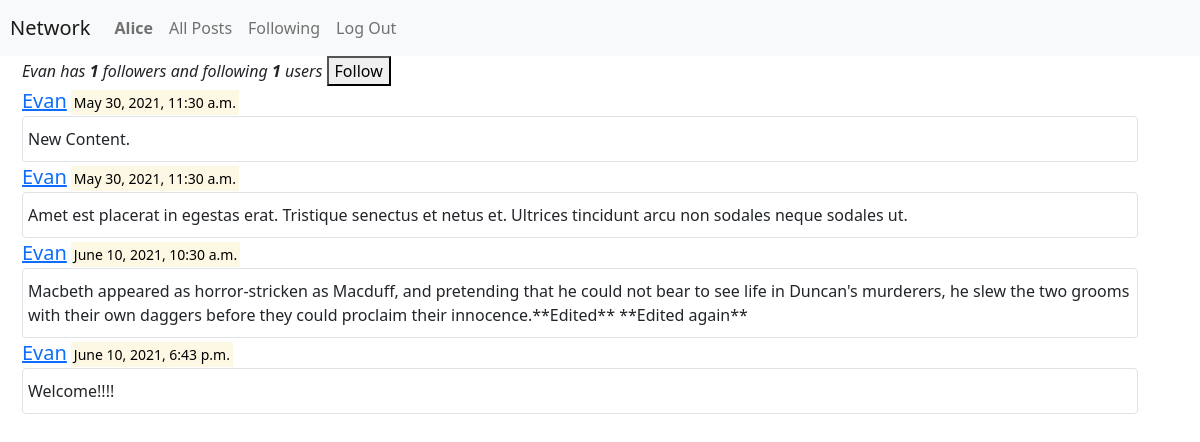
The app's page /profile/Evan (signed in) with its own data.
### network/models.py (models this page shows, shortened)
class User(AbstractUser):
    posts = models.ManyToManyField('Post',blank=True)
    follow = models.ManyToManyField('UserFollowing',blank=True)

class Post(models.Model):
    id = models.AutoField(primary_key=True)
    contents = models.TextField()
    created_by = models.ForeignKey(User, on_delete=models.CASCADE)
    created_at = models.DateTimeField(auto_now_add=True)
    likes = models.IntegerField(default=0)
    updated_at = models.DateTimeField(auto_now_add=True)
    deleted_at = models.DateTimeField(blank=True, null=True)

### network/views.py (the view)
def profile_view(request, profile_id):
    profile = User.objects.get(username=profile_id)
    following = len(profile.follow.all())
    followers = 0
    for u in User.objects.all():
        if u.follow.filter(following=profile):
            followers+=1
    if request.user.follow.filter(following=profile):
        button_state = False
    else:
        button_state = True
    return render(request, 'network/profile.html', {
        'profile': profile,
        'posts':profile.posts.all(),
        'following': following,
        'followers':followers,
        'is_following':button_state
    })

### network/templates/network/profile.html (shortened to what this page needs)
{% extends "network/layout.html" %}
{% load static %}
{% block body %}
    <div class="container">
        {% if user.is_authenticated %}
        <i>{{profile.username}} has <strong>{{followers}}</strong> followers</i>
        <i>and following <strong>{{following}}</strong> users</i>
        {% if is_following %}
            <button id="follow-btn" data-username="{{profile.username}}" data-toggle="tooltip">Follow</button>
        {% else %}
            <button id="follow-btn" data-username="{{profile.username}}" data-toggle="tooltip">Unfollow</button>
        {% endif %}
        {% for post in posts %}
            <div>
                <div class="post" data-postid="{{post.pk}}">
                    <a class="lead" href="{% url 'profile' profile_id=post.created_by.username %}">{{post.created_by.username}}</a>
                    <mark class="small">{{post.created_at}}</mark>
                    <div class='post-misc border rounded'>
                        <div class ='text-content' style="margin-left: 5px;margin-top: 10px; margin-bottom:10px;">{{post.contents}}</div>
                    </div>
                </div>
            </div>
        {% endfor %}
        {% endif %}
    </div>
{% endblock %}

### network/templates/network/layout.html (shortened to what this page needs)
{% load static %}
<!DOCTYPE html>
<html lang="en">
    <head>
        <link href="https://cdn.jsdelivr.net/npm/bootstrap@5.0.0-beta2/dist/css/bootstrap.min.css" rel="stylesheet">
        <link href="{% static 'network/styles.css' %}" rel="stylesheet">
    </head>
    <body>
        <nav class="navbar navbar-expand-lg navbar-light bg-light">
            <a class="navbar-brand" href="{% url 'all_posts' %}" style="margin-left: 10px;">Network</a>
            <div>
              <ul class="navbar-nav mr-auto">
                {% if user.is_authenticated %}
                    <li class="nav-item">
                        <a class="nav-link" href="{% url 'profile' profile_id=user.username %}"><strong>{{ user.username }}</strong></a>
                    </li>
                {% endif %}
                <li class="nav-item">
                  <a class="nav-link" href="{% url 'all_posts' %}">All Posts</a>
                </li>
                {% if user.is_authenticated %}
                    <li class="nav-item">
                        <a class="nav-link" href="{% url 'filtered_posts' profile_id=user.username %}">Following</a>
                    </li>
                    <li class="nav-item">
                        <a class="nav-link" href="{% url 'logout' %}">Log Out</a>
                    </li>
                {% endif %}
              </ul>
            </div>
          </nav>
        <div class="body">
            {% block body %}
            {% endblock %}
        </div>
    </body>
</html>

### network/static/network/styles.css (style rules this page uses)
.container { margin-left: 10px; }
.post-misc { display: flex; justify-content: flex-start; }

### records on screen
User: username "Alice"
User: username "Evan"
Post: created_by.username "Evan", created_at "May 30, 2021, 11:30 a.m.", contents "New Content."
Post: created_by.username "Evan", created_at "May 30, 2021, 11:30 a.m.", contents "Amet est placerat in egestas erat. Tristique senectus et netus et. Ultrices tincidunt arcu non sodales neque sodales ut."
Post: created_by.username "Evan", created_at "June 10, 2021, 10:30 a.m.", contents "Macbeth appeared as horror-stricken as Macduff, and pretending that he could not bear to see life in Duncan's murderers, he slew the two grooms with their own daggers before they could proclaim their innocence.**Edited** **Edited again**"
Post: created_by.username "Evan", created_at "June 10, 2021, 6:43 p.m.", contents "Welcome!!!!"

### other values on screen
{{ followers }} "1"
{{ following }} "1"
